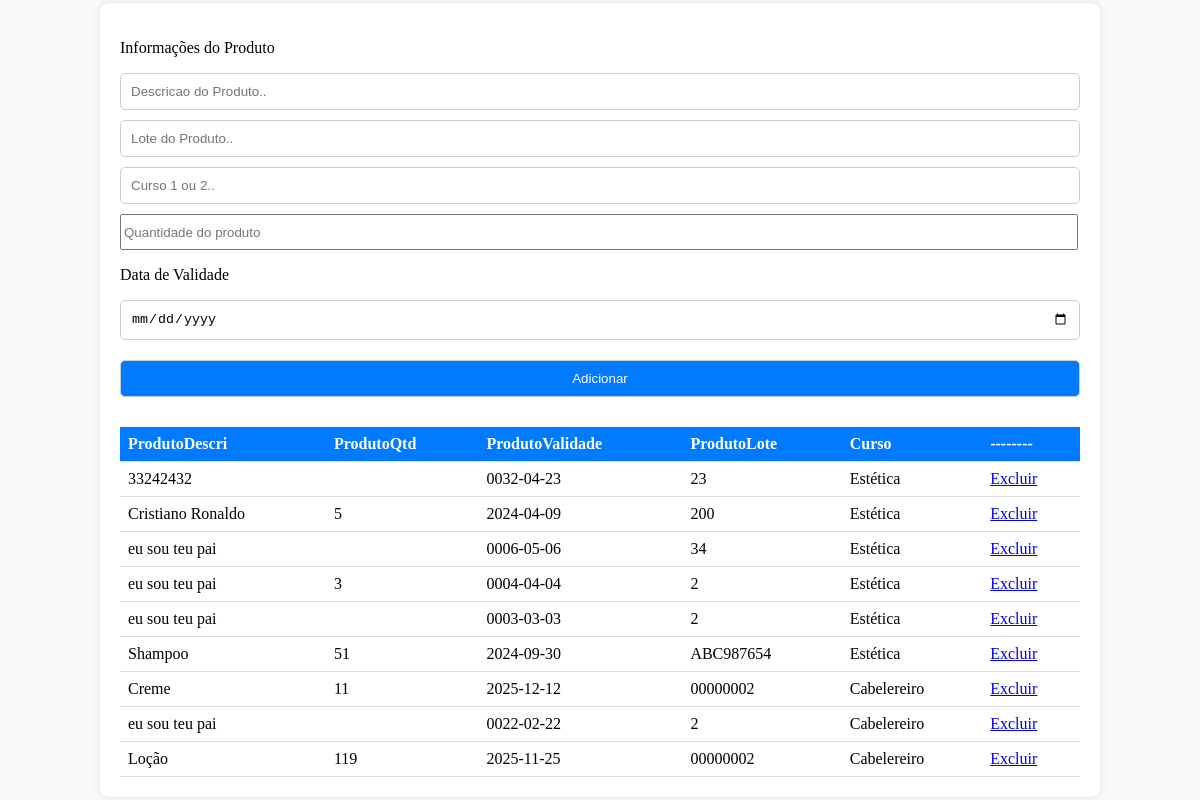
/estoque.php, run on the app's committed database.
### tables this page shows
CREATE TABLE `produtos` (
  `idprodutos` int(11) NOT NULL,
  `produtoDescri` varchar(45) DEFAULT NULL,
  `produtoQtd` int(11) DEFAULT NULL,
  `produtoValidade` varchar(45) DEFAULT NULL,
  `produtoLote` varchar(45) DEFAULT NULL,
  `produtosCurso` int(11) DEFAULT NULL
);

### PDO/carregaTarefas.php (the view, shortened to what this page needs)
<?php
$host = "172.16.54.174:3310";
    $username = 'root';
    $password = "";
    $BASE = "estoque";
try{
    $conn = new PDO("mysql:dbname=$BASE; host=$host;charset=utf8",$username,$password);
    $conn->setAttribute(PDO::ATTR_ERRMODE, PDO::ERRMODE_EXCEPTION);
    $sql = "SELECT * FROM produtos WHERE produtosCurso ORDER BY  produtosCurso ASC, produtoDescri ASC";
    $result = $conn->query($sql);
    $saida = "";
    if($result){
        $linha = $result->fetch(PDO::FETCH_ASSOC);
        while ($linha){
            if($linha['produtosCurso'] == 1){
            $saida .=
            "<tr>
                <td>{$linha['produtoDescri']}</td>
                <td>{$linha['produtoQtd']}</td>
                <td>{$linha['produtoValidade']}</td>
                <td>{$linha['produtoLote']}</td>
                <td>Estética</td>
                <td><a href='./PDO/deletarTarefas.php?idprodutos={$linha['idprodutos']}'\>Excluir</a></td>
            </tr>";
    $linha = $result->fetch(PDO::FETCH_ASSOC);
        }else if($linha['produtosCurso'] == 2){
            $saida .=
            "<tr>
                <td>{$linha['produtoDescri']}</td>
                <td>{$linha['produtoQtd']}</td>
                <td>{$linha['produtoValidade']}</td>
                <td>{$linha['produtoLote']}</td>
                <td>Cabelereiro</td>
                <td><a href='./PDO/deletarTarefas.php?idprodutos={$linha['idprodutos']}'\>Excluir</a></td>
            </tr>";
    $linha = $result->fetch(PDO::FETCH_ASSOC);
        }
}
   echo $saida;
    } else{
        echo "erro";
    }
}catch (Exception $e) {
    echo $e->getMessage();
    $conn = null;
    echo "Deu erro";
}

### estoque.php (shortened to what this page needs)
<!doctype html>
<html lang="pt-br" data-bs-theme="dark">
<head>
  <link rel="stylesheet" href="estoque.css">
</head>
<body>
  <div class="container">
  <p>Informações do Produto</p>
    <input type="text" name="nome_produto" id="nome_produto" placeholder="Descricao do Produto.." maxlength="45">
    <input type="text" name="lote_produto" id="lote_produto" placeholder="Lote do Produto.." maxlength="5">
    <input type="text" name="curso" id="curso" placeholder="Curso 1 ou 2..">
    <input class="quantidade_produto" type="number" name="quantidade_produto" id="quantidade_produto" placeholder="Quantidade do produto" maxlength="3">
    <p>Data de Validade</p>
    <input class="validade" type="date" name="data_validade" id="data_validade" placeholder="Data de Validade..">
    <button class="adicionar" type="button" name="btnAjax" id="btnAjax">Adicionar</button>
    <div class="tabela">
      <table>
        <tr>
          <th>ProdutoDescri</th>
          <th>ProdutoQtd</th>
          <th>ProdutoValidade</th>
          <th>ProdutoLote</th>
          <th>Curso</th>
          <th>--------</th>
        </tr>
        <?php require_once("./PDO/carregaTarefas.php"); ?>
      </table>
    </div>
  </div>
</body>
</html>

### estoque.css (style rules this page uses)
.quantidade_produto { width:99%; height: 30px; }
.adicionar { margin-top: 10px; }

### estoque.php (style rules this page uses)
body { display: flex; justify-content: center; align-items: center; height: 100vh; margin: 0; background-color: #f8f9fa; }
.container { width: 80%; max-width: 1080px; padding: 20px; background-color: #fff; border-radius: 10px; box-shadow: 0 0 10px rgba(0, 0, 0, 0.1); }
button, input[type="text"], input[type="date"], input[type="time"] { width: 100%; padding: 10px; margin-bottom: 10px; border: 1px solid #ccc; border-radius: 5px; box-sizing: border-box; }
button { background-color: #007bff; color: #fff; cursor: pointer; }
.tabela { margin-top: 20px; }
table { width: 100%; border-collapse: collapse; }
th, td { padding: 8px; text-align: left; border-bottom: 1px solid #ddd; }
th { background-color: #007bff; color: #fff; }

### data on the page
produtos: produtoDescri "33242432", produtoValidade "0032-04-23", produtoLote "23"
produtos: produtoDescri "Cristiano Ronaldo", produtoQtd "5", produtoValidade "2024-04-09", produtoLote "200"
produtos: produtoDescri "eu sou teu pai", produtoValidade "0006-05-06", produtoLote "34"
produtos: produtoDescri "eu sou teu pai", produtoQtd "3", produtoValidade "0004-04-04", produtoLote "2"
produtos: produtoDescri "eu sou teu pai", produtoValidade "0003-03-03", produtoLote "2"
produtos: produtoDescri "Shampoo", produtoQtd "51", produtoValidade "2024-09-30", produtoLote "ABC987654"
produtos: produtoDescri "Creme", produtoQtd "11", produtoValidade "2025-12-12", produtoLote "00000002"
produtos: produtoDescri "eu sou teu pai", produtoValidade "0022-02-22", produtoLote "2"
produtos: produtoDescri "Loção", produtoQtd "119", produtoValidade "2025-11-25", produtoLote "00000002"
